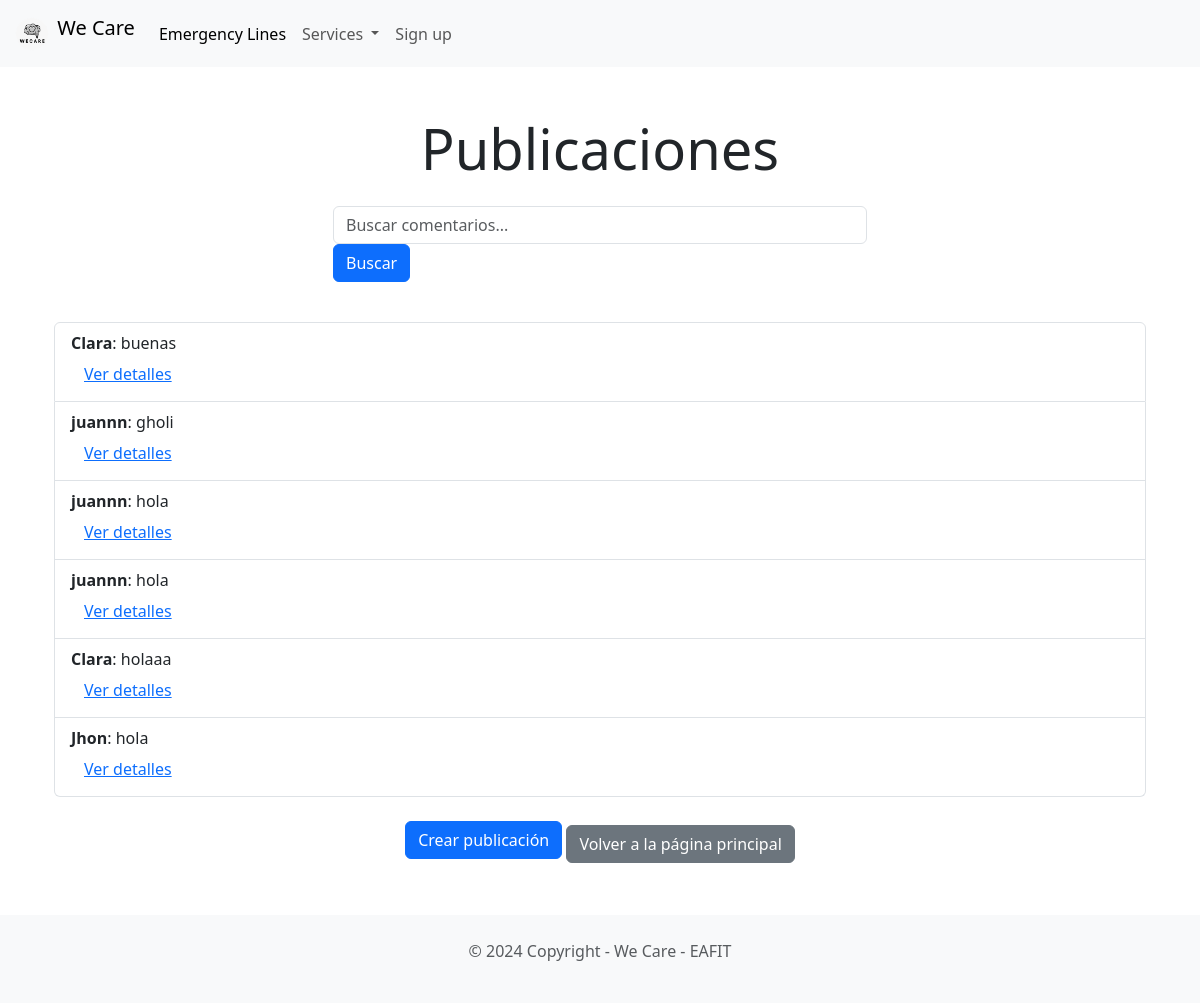
/comentarios/, run on the app's committed database.
### Forum/models.py (models this page shows, shortened)
class Comentario(models.Model):
    titulo = models.CharField(max_length=255)
    texto = models.TextField()
    autor = models.ForeignKey(User, on_delete=models.CASCADE)
    fecha_creacion = models.DateTimeField(auto_now_add=True)

### Forum/views.py (the view)
# urls.py: path('comentarios/', Forum_views.comentarios_view, name='comentarios'),  # Lista de comentarios
def comentarios_view(request):
    comentarios = Comentario.objects.order_by('-fecha_creacion')
    return render(request, 'Forum/comentarios.html', {'comentarios': comentarios})

### appointment/views.py (called while the page is built)
def get_future_reminders(request):
    future_reminder_count = Reminder.objects.filter(reminder_date__gte=timezone.now()).count()
    return {'future_reminder_count': future_reminder_count}

### Forum/templates/Forum/comentarios.html (shortened to what this page needs)
{% extends "base.html" %}
{% block content %}
    <div class="container my-5">
        <div class="text-center">
            <h1 class="display-4">Publicaciones</h1>
        </div>
        <div class="row mt-4">
            <div class="col-lg-6 offset-lg-3">
                <form action="{% url 'buscar-comentario' %}" method="post" class="form-inline justify-content-center">
                    <input type="text" name="texto" class="form-control mr-2" placeholder="Buscar comentarios..." required>
                    <button type="submit" class="btn btn-primary">Buscar</button>
                </form>
            </div>
        </div>
        <div class="row mt-4">
            <div class="col-12">
                {% if comentarios %}
                    <ul class="list-group">
                        {% for comentario in comentarios %}
                            <li class="list-group-item">
                                <strong>{{ comentario.autor.username }}</strong>: {{ comentario.texto }}
                                <br>
                                <a href="{% url 'detalle-comentario' comentario.id %}" class="btn btn-link">Ver detalles</a>
                            </li>
                        {% endfor %}
                    </ul>
                {% else %}
                    <p>No hay comentarios disponibles.</p>
                {% endif %}
            </div>
        </div>
        <div class="text-center mt-4">
            <a href="{% url 'crear-comentario' %}" class="btn btn-primary mb-2">Crear publicación</a>
            <a href="{% url 'home' %}" class="btn btn-secondary">Volver a la página principal</a>
        </div>
    </div>
{% endblock content %}

### data on the page
Comentario: autor.username "Clara", texto "buenas"
Comentario: autor.username "juannn", texto "gholi"
Comentario: autor.username "juannn", texto "hola"
Comentario: autor.username "juannn", texto "hola"
Comentario: autor.username "Clara", texto "holaaa"
Comentario: autor.username "Jhon", texto "hola"
